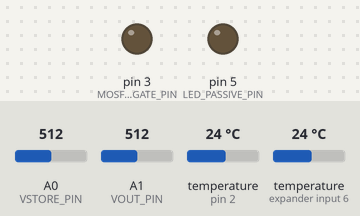
The sketch below on a simulated Arduino Uno, built with avr-gcc and run on an emulated ATmega328P. On the bench: output pins drawn as LEDs (lit = HIGH). Dashed ring = blinking. The test bench sets the inputs (shaded band); at power-on: A0 (VSTORE_PIN) = 512, A1 (VOUT_PIN) = 512, temperature (sensors on pin 2, expander input 6) 24 °C. What the sketch prints to the serial monitor is not drawn.

Above: at 0.1 s.
At 1.4 s:
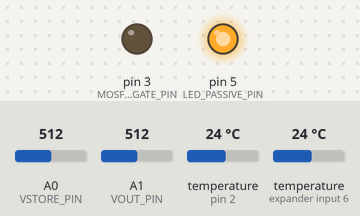
At 39.6 s:
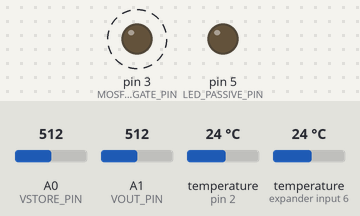
Timing chart, 0 to 40.6 s (numbered marks = the images above):
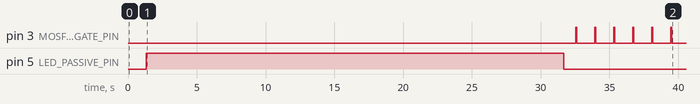

Measured:
- by itself, pin 3 (MOSFET_GATE_PIN): LOW → HIGH at 32.5 s, → LOW 0.10 s later, → HIGH 1.3 s later, → LOW 0.10 s later, … (12 changes in this stretch)
- by itself, pin 5 (LED_PASSIVE_PIN): LOW → HIGH at 1.3 s, → LOW 30.3 s later

The sketch:

maxwell_demon_harvester.ino
```cpp
/*
 * Maxwell's Demon Energy Harvester — Arduino制御コード
 *
 * プロジェクト: Macroscopic Quantum Entanglement Engine 検証デバイス
 * 論文: "Breaking the Second Law Limits: From Autonomous Maxwell's Demons
 *        to Quantum Landauer Energy Harvesters"
 *
 * 概要:
 *   体温と外気温の温度差（ΔT≈5〜15℃）からペルチェ素子で発電し、
 *   Arduino（マクスウェルの悪魔）がフィードバック制御することで
 *   エネルギー抽出効率がどう変わるかを検証する。
 *
 * 実験モード:
 *   Phase A (30秒): Feedback OFF — LED_passive が常時接続（暗い/消灯）
 *   Phase B (30秒): Feedback ON  — Arduino が蓄電量を監視し最適タイミングでLED点灯
 *
 * 接続:
 *   D2  — DS18B20 温度センサー (OneWire, 4.7kΩプルアップ)
 *   D3  — MOSFET Gate (IRLZ44N) → LED_demon制御
 *   D5  — LED_passive (比較用、常時ON)
 *   A0  — VSTORE電圧モニタ (10kΩ/10kΩ分圧)
 *   A1  — VOUT電圧モニタ (10kΩ/10kΩ分圧)
 *   GND — 共通GND
 *   USB — Arduino電源（5V）= 悪魔のエネルギー源
 */

#include <OneWire.h>
#include <DallasTemperature.h>

// ===== ピン定義 =====
#define ONE_WIRE_BUS    2    // DS18B20 データピン
#define MOSFET_GATE_PIN 3    // MOSFET Gate (PWM対応)
#define LED_PASSIVE_PIN 5    // LED_passive (比較用)
#define VSTORE_PIN      A0   // スーパーキャパシタ電圧
#define VOUT_PIN        A1   // VOUT電圧

// ===== 定数 =====
// 分圧比 (10kΩ / 10kΩ → 実電圧 = 読取値 × 2)
const float VOLTAGE_DIVIDER_RATIO = 2.0;
const float ADC_REF_VOLTAGE = 5.0;
const int   ADC_RESOLUTION = 1023;

// LED点灯閾値: キャパシタ電圧がこの値を超えたらパルス発光
const float FLASH_THRESHOLD_V = 2.5;   // LED Vf + 余裕
// LED消灯閾値: この電圧まで放電したらパルス停止
const float FLASH_CUTOFF_V = 1.8;
// パルス持続時間 (ms)
const int   FLASH_DURATION_MS = 100;

// 実験フェーズ切替時間 (ms)
const unsigned long PHASE_DURATION_MS = 30000; // 30秒

// Arduino消費電力推定 (mW)
const float ARDUINO_POWER_MW = 150.0;  // 5V × 30mA 典型値

// ===== 温度センサー =====
OneWire oneWire(ONE_WIRE_BUS);
DallasTemperature sensors(&oneWire);

// ===== 状態変数 =====
bool feedbackMode = false;          // true = Feedback ON (悪魔モード)
unsigned long phaseStartTime = 0;
unsigned long experimentStartTime = 0;

// 計測カウンター
int flashCount_passive = 0;         // Passive LED点灯回数
int flashCount_demon = 0;           // Demon LED点灯回数
float totalEnergy_passive_mJ = 0;   // Passive 抽出エネルギー (mJ)
float totalEnergy_demon_mJ = 0;     // Demon 抽出エネルギー (mJ)
float totalDemonCost_mJ = 0;        // 悪魔のコスト (mJ)

int phaseCount = 0;                 // フェーズ番号

// ===== セットアップ =====
void setup() {
    Serial.begin(9600);

    pinMode(MOSFET_GATE_PIN, OUTPUT);
    pinMode(LED_PASSIVE_PIN, OUTPUT);

    digitalWrite(MOSFET_GATE_PIN, LOW);
    digitalWrite(LED_PASSIVE_PIN, LOW);

    sensors.begin();

    Serial.println(F(""));
    Serial.println(F("============================================"));
    Serial.println(F(" Maxwell's Demon Energy Harvester v1.0"));
    Serial.println(F(" 情報エンジン検証デバイス"));
    Serial.println(F("============================================"));
    Serial.println(F(""));
    Serial.println(F("論文: Breaking the Second Law Limits"));
    Serial.println(F("検証: 体温温度差からの情報フィードバック発電"));
    Serial.println(F(""));
    Serial.println(F("Phase A (30s): Feedback OFF — 悪魔なし（受動的）"));
    Serial.println(F("Phase B (30s): Feedback ON  — 悪魔あり（能動的）"));
    Serial.println(F("============================================"));
    Serial.println(F(""));
    Serial.println(F("time_s,phase,T_hot_C,T_cold_C,deltaT_C,V_store_mV,V_out_mV,flash_passive,flash_demon,E_passive_mJ,E_demon_mJ,demon_cost_mJ,net_work_mJ"));

    experimentStartTime = millis();
    phaseStartTime = millis();
    feedbackMode = false;
    phaseCount = 0;
}

// ===== 電圧読取 =====
float readVoltage(int pin) {
    int raw = analogRead(pin);
    float voltage = (raw / (float)ADC_RESOLUTION) * ADC_REF_VOLTAGE;
    return voltage * VOLTAGE_DIVIDER_RATIO;  // 分圧補正
}

// ===== メインループ =====
void loop() {
    unsigned long now = millis();
    float elapsed_s = (now - experimentStartTime) / 1000.0;

    // ─── フェーズ切替 ───
    if (now - phaseStartTime >= PHASE_DURATION_MS) {
        // フェーズ終了時のサマリー出力
        printPhaseSummary();

        // フェーズ切替
        feedbackMode = !feedbackMode;
        phaseStartTime = now;
        phaseCount++;

        // LED/MOSFETリセット
        digitalWrite(MOSFET_GATE_PIN, LOW);
        digitalWrite(LED_PASSIVE_PIN, LOW);

        Serial.println(F(""));
        if (feedbackMode) {
            Serial.println(F(">>> Phase B 開始: Feedback ON（悪魔がフィードバック制御）"));
        } else {
            Serial.println(F(">>> Phase A 開始: Feedback OFF（受動的接続のみ）"));
        }
        Serial.println(F(""));
    }

    // ─── 温度測定 ───
    sensors.requestTemperatures();
    float T_hot  = sensors.getTempCByIndex(0);  // 高温側（体温面）
    float T_cold = sensors.getTempCByIndex(1);  // 低温側（外気面）
    float deltaT = T_hot - T_cold;

    // ─── 電圧測定 ───
    float V_store = readVoltage(VSTORE_PIN);  // キャパシタ電圧
    float V_out   = readVoltage(VOUT_PIN);    // VOUT電圧

    // ─── 制御ロジック ───
    if (!feedbackMode) {
        // ===== Phase A: Feedback OFF =====
        // LED_passive は常時接続（VOUT直結）
        // MOSFET は常にOFF
        digitalWrite(LED_PASSIVE_PIN, HIGH);
        digitalWrite(MOSFET_GATE_PIN, LOW);

        // V_out が LED Vf を超えていれば光っている
        if (V_out > 1.8) {
            // LED電流推定: (V_out - V_LED) / R1
            float I_led_A = (V_out - 1.8) / 330.0;  // 330Ω
            float P_led_mW = V_out * I_led_A * 1000.0;
            totalEnergy_passive_mJ += P_led_mW * 0.5 / 1000.0;  // 0.5秒間隔
            flashCount_passive++;
        }
    } else {
        // ===== Phase B: Feedback ON (マクスウェルの悪魔) =====
        // Arduinoがキャパシタ電圧を監視し、
        // 十分にエネルギーが蓄積されたらMOSFETを開いてLEDをパルス発光

        digitalWrite(LED_PASSIVE_PIN, LOW);  // 比較用LEDはOFF

        /*
         * 悪魔のフィードバック制御アルゴリズム
         *
         * 論文との対応:
         *   - V_store の監視  ←→  量子状態の測定 (dy_t)
         *   - 閾値判定        ←→  ベイズ推定 (事後確率 P の計算)
         *   - MOSFET ON/OFF   ←→  トンネル障壁の開閉 (kappa_ON/OFF)
         *   - LEDパルス発光   ←→  仕事の抽出 (W_ext)
         *
         * シミュレーションコード対応箇所:
         *   simulate_macroscopic_quantum_engine.py L50-L65
         *   if P[0] > 0.5:     → if (V_store < THRESHOLD):
         *       kappaL = ON    →     MOSFET = OFF (蓄電中)
         *   else:              → else:
         *       kappaR = ON    →     MOSFET = ON  (放電=仕事抽出)
         */

        if (V_store >= FLASH_THRESHOLD_V) {
            // 十分なエネルギーが蓄積された → ゲートを開いてLED点灯!
            digitalWrite(MOSFET_GATE_PIN, HIGH);
            delay(FLASH_DURATION_MS);
            digitalWrite(MOSFET_GATE_PIN, LOW);

            flashCount_demon++;

            // 抽出エネルギー計算: E = 0.5 * C * (V1² - V2²)
            float V_after = readVoltage(VSTORE_PIN);
            float E_flash_mJ = 0.5 * 0.47 * (V_store * V_store - V_after * V_after) * 1000.0;
            totalEnergy_demon_mJ += E_flash_mJ;
        }

        // 悪魔のコスト（Arduino消費電力）を累積
        totalDemonCost_mJ += ARDUINO_POWER_MW * 0.5 / 1000.0;  // 0.5秒間隔
    }

    // ─── データ出力 (CSV形式) ───
    Serial.print(elapsed_s, 1);
    Serial.print(",");
    Serial.print(feedbackMode ? "B_ON" : "A_OFF");
    Serial.print(",");
    Serial.print(T_hot, 1);
    Serial.print(",");
    Serial.print(T_cold, 1);
    Serial.print(",");
    Serial.print(deltaT, 1);
    Serial.print(",");
    Serial.print(V_store * 1000, 0);  // mV
    Serial.print(",");
    Serial.print(V_out * 1000, 0);    // mV
    Serial.print(",");
    Serial.print(flashCount_passive);
    Serial.print(",");
    Serial.print(flashCount_demon);
    Serial.print(",");
    Serial.print(totalEnergy_passive_mJ, 3);
    Serial.print(",");
    Serial.print(totalEnergy_demon_mJ, 3);
    Serial.print(",");
    Serial.print(totalDemonCost_mJ, 3);
    Serial.print(",");
    Serial.println(totalEnergy_demon_mJ - totalDemonCost_mJ, 3);

    delay(500);  // 0.5秒間隔で測定
}

// ===== フェーズ終了サマリー =====
void printPhaseSummary() {
    Serial.println(F(""));
    Serial.println(F("────────────────────────────────────────"));

    if (!feedbackMode) {
        Serial.println(F("【Phase A 結果: Feedback OFF（悪魔なし）】"));
        Serial.print(F("  LED_passive 点灯時間: "));
        Serial.print(flashCount_passive * 0.5);
        Serial.println(F(" 秒"));
        Serial.print(F("  抽出エネルギー: "));
        Serial.print(totalEnergy_passive_mJ, 3);
        Serial.println(F(" mJ"));
        Serial.print(F("  悪魔のコスト: 0 mJ"));
        Serial.println(F(""));
        Serial.print(F("  正味仕事: "));
        Serial.print(totalEnergy_passive_mJ, 3);
        Serial.println(F(" mJ"));
    } else {
        Serial.println(F("【Phase B 結果: Feedback ON（悪魔あり）】"));
        Serial.print(F("  LED_demon パルス回数: "));
        Serial.println(flashCount_demon);
        Serial.print(F("  抽出エネルギー: "));
        Serial.print(totalEnergy_demon_mJ, 3);
        Serial.println(F(" mJ"));
        Serial.print(F("  悪魔のコスト (Arduino消費): "));
        Serial.print(totalDemonCost_mJ, 3);
        Serial.println(F(" mJ"));
        Serial.println(F(""));

        float netWork = totalEnergy_demon_mJ - totalDemonCost_mJ;
        Serial.print(F("  ★ 正味仕事 = 抽出仕事 - 悪魔コスト = "));
        Serial.print(netWork, 3);
        Serial.println(F(" mJ"));

        if (netWork < 0) {
            Serial.println(F(""));
            Serial.println(F("  → 正味仕事 < 0: 古典的ランダウアー限界の実証!"));
            Serial.println(F("    悪魔（Arduino）のコストが抽出仕事を上回っている。"));
            Serial.println(F("    論文の主張: 量子もつれを使えばこのコストが負に反転し、"));
            Serial.println(F("    純粋な発電が可能になる。"));
        }
    }
    Serial.println(F("────────────────────────────────────────"));
}
```
